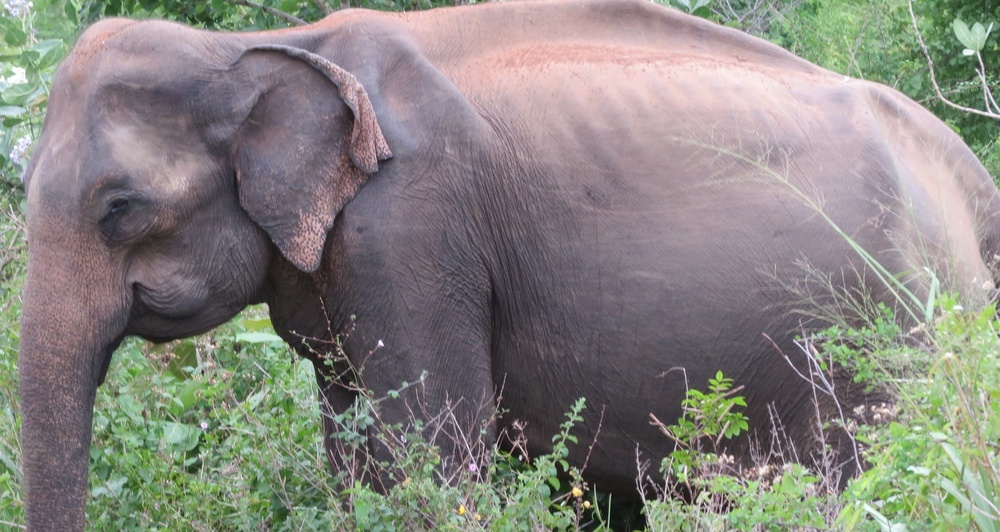
#> input picture Images/left/IMG_8265-[ama]lb1 bodycondition.JPG, 1000 x 532 px, shrunk from 3021 x 1608 before the run; its folder holds only this picture in this run
$ jupyter execute --allow-errors 'Auto ear croped.ipynb'   (shell and % lines are left out)
#> lines starting #> are read from the running program, lines starting #| are printed output that depends on the picture
#> further down, image is the input picture: shape (532, 1000, 3); mean B, G, R 128.1, 133.3, 135.6
#> `gray = cv2.cvtColor(image, cv2.COLOR_BGR2GRAY)`:
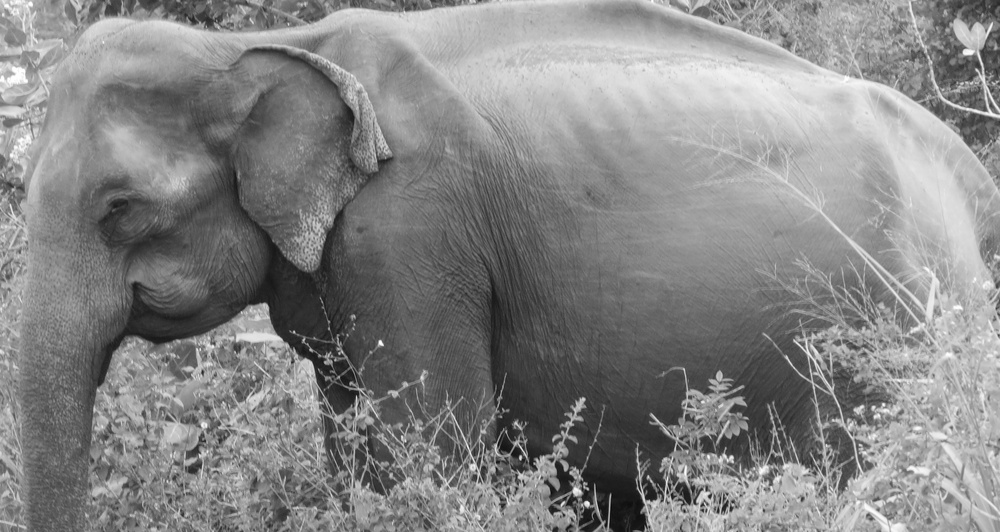
#> gray: shape (532, 1000); min 6, max 255, mean 133.4
The installation part can be skipped if you have already installed it. \\
Install dependencies: numpy, python-opencv, cython etc.

[cell 1]
# Install dependencies of the DarkFlow

[cell 2]
# Clean up the directory
%cd /content/
# Clone the darkflow repository
# Change into the darkflow dir and install darkflow with pip
%cd darkflow

Download the DarkNet generated weigth file.

[cell 3]
%cd /content/darkflow
%cd weights

Download the configuration files.

[cell 4]
# Download the yolo configuration file
%cd cfg

# Recreate the labels.txt file
%cd ..

Fix the assertation issue by modifying the loader.py.

Convert weights to protobuff file.

[cell 5]
#%mkdir built_graph

[cell 6]
import cv2
from darkflow.net.build import TFNet
import matplotlib.pyplot as plt
import matplotlib.pyplot as plt
from PIL import Image
import numpy as np
import os
import sys

[cell 7]
# define the model options and run

options = {
    'model': 'cfg/yolo2-obj.cfg',
    'load': 'weights/yolo2-obj_7000.weights',
    'threshold': 0.3,
}

#> (the rest of this cell did not finish here and is left out)

[cell 8]
ele_name_list2  = ['062']
#ele_name_list2 = ['m182','m188','m191','m194','m196','m199','nat','nay','ramani','rani','wrinckle']
#> (the rest of this cell did not finish here and is left out)

[cell 9]
# read the color image and covert to RGB

img = cv2.imread('/home/mithsen/Pictures/Elephants_images/2.2_add_2.0_and_2.1/m199/IMG_1672-[m199]f1 musth.JPG', cv2.IMREAD_COLOR)
#> (the rest of this cell did not finish here and is left out)

#> (a cell that did not finish here is left out)

[cell 11]
import imutils
import glob
# read the color image and covert to RGB
#> (the rest of this cell did not finish here and is left out)


$ run again, on Images/left/P1640539_[M025]L1.JPG
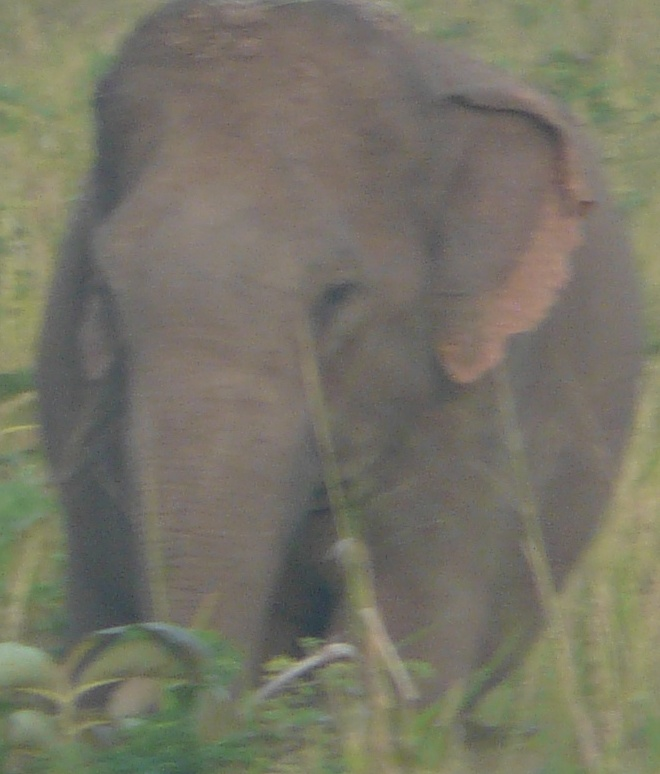
#> input picture Images/left/P1640539_[M025]L1.JPG, 660 x 774 px
#> image is the input picture: shape (774, 660, 3); mean B, G, R 102.5, 116.6, 118.8
#> `gray = cv2.cvtColor(image, cv2.COLOR_BGR2GRAY)`:
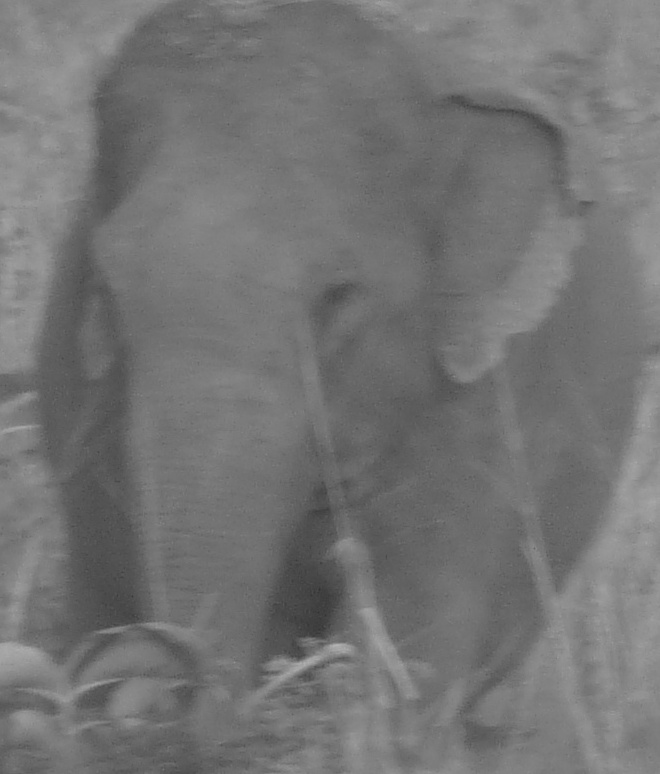
#> gray: shape (774, 660); min 48, max 180, mean 115.7

$ run again, on Images/left/image4.JPG
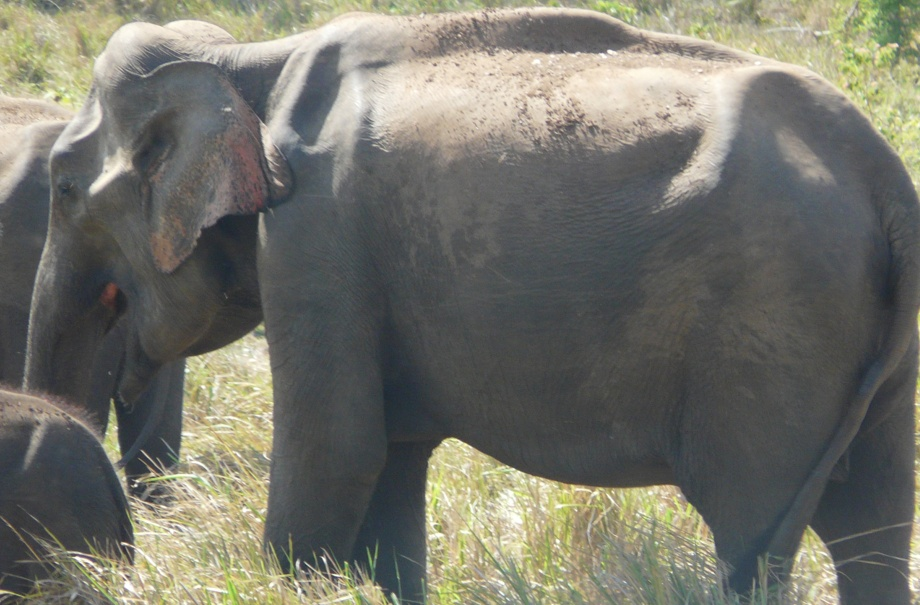
#> input picture Images/left/image4.JPG, 920 x 605 px
#> image is the input picture: shape (605, 920, 3); mean B, G, R 106.2, 115.5, 115.8
#> `gray = cv2.cvtColor(image, cv2.COLOR_BGR2GRAY)`:
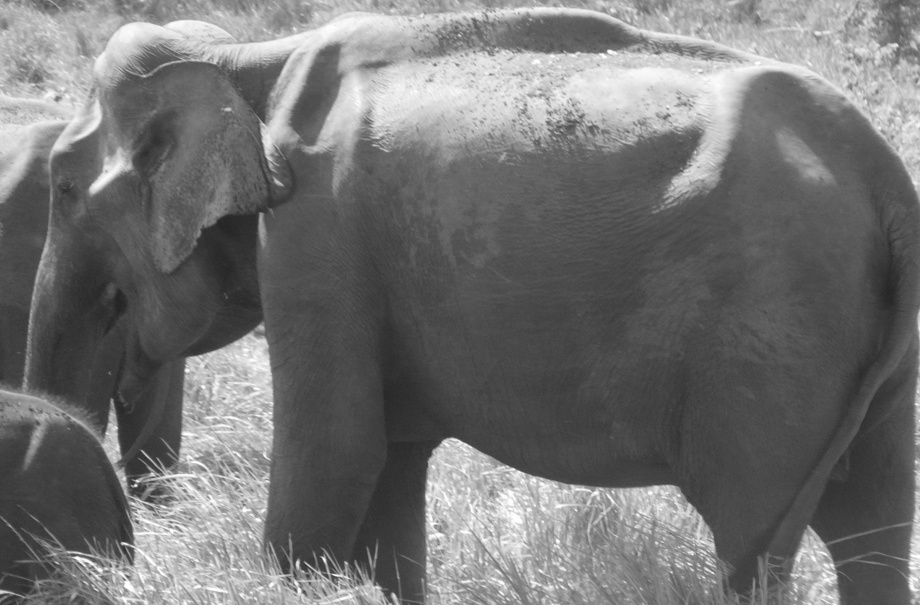
#> gray: shape (605, 920); min 34, max 255, mean 114.5
